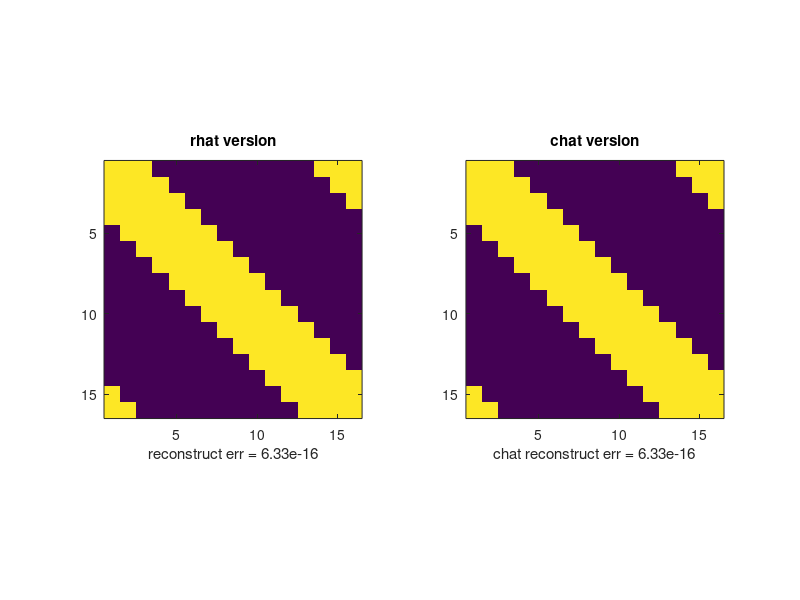
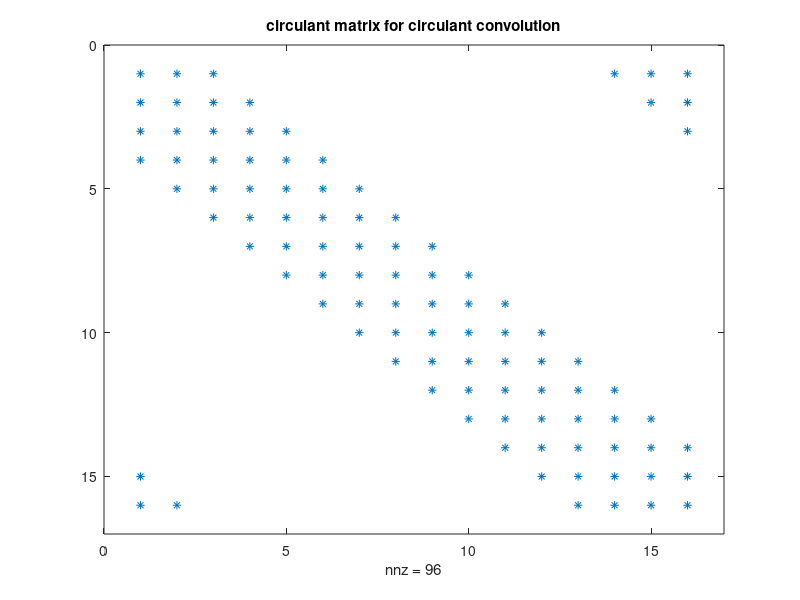
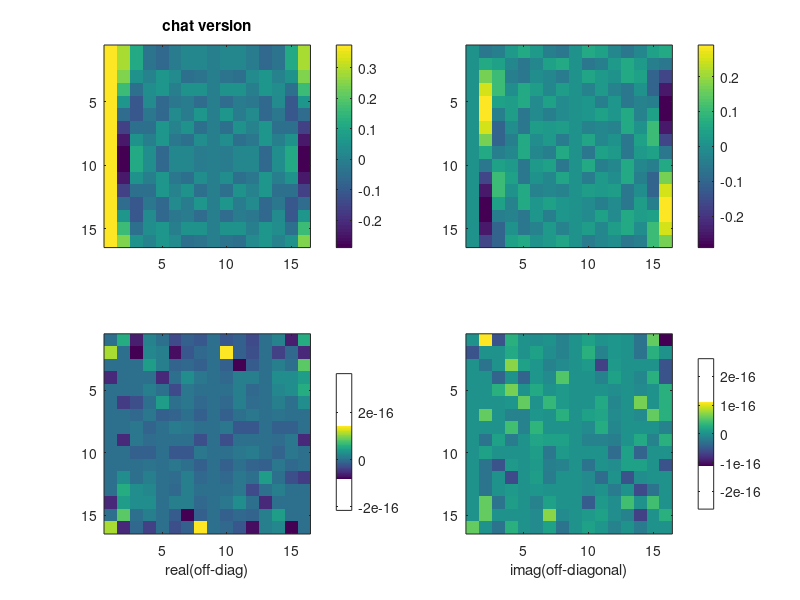
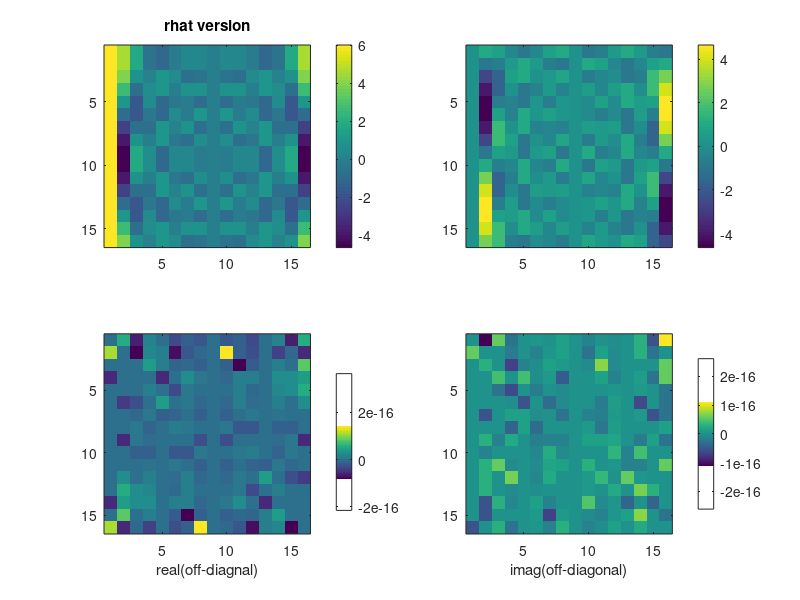

Source code (MATLAB) for these figures, in order:
% 
% demo_circulant_matrix_EVD.m 
% 
% the eigenvalue decomposition of a circulant matrix C 
% 
% the eigenvectors are F or Fi 
% C * F  = F * diag( rhat );   rhat = fft(r);  
% C * Fi = Fi * diag( chat );  chat = fft(c); 
% 
% chat = conj( rhat ) when C is real-valued 
% 

close all 
clear all 

fprintf('\n\n   %s began ...\n' , mfilename ) ;

n  = 16; 
kl = 3;
ku = 2; 

c = [ ones(1+kl,1); zeros(n-(kl+ku+1),1) ; ones(ku,1) ];  % leading column
r = [ ones(1+ku,1); zeros(n-(kl+ku+1),1) ; ones(kl,1) ];  % leading row 

rhat = fft(r) ;     % rhat = diag( Fi * C * F ) 

chat = fft(c) ;     % chat = diag( F * C * Fi ) 


%% ... fast reconstruct 

C  = toeplitz(c,r) ;       % explicit formation of the circulant matrix  

Tr = fft( diag(rhat) );
Tr = ifft( Tr.' ).' ;        % use [.'] for non-conjugate transpose 
er = norm(Tr-C,'fro') ; 

Tc = ifft( diag(chat) );
Tc = fft( Tc.' ).' ;         % use [.'] for non-conjugate transpose 
ec = norm(Tc-C,'fro'); 

%% ... display 
figure 
%
subplot(1,2,1) 
imagesc( Tr )
axis image 
title('rhat version')
xlabel(sprintf('reconstruct err = %.2e', er));
%
subplot(1,2,2)
imagesc( Tc )
axis image 
title('chat version')
xlabel(sprintf('chat reconstruct err = %.2e', ec));


%%% ... explicit factorization and slow reconstruct 


Fn   = fft( eye(n) );        % explicit formation of the Fourier transform 


CFi   = C * conj(Fn)/n ;              % column version: diagonalization 
FCFi  = Fn * CFi ; 

diff_chat = norm( chat - diag( FCFi), 'fro' ) ; % chat = F*C*Fi, C*Fi = Fi *chat ;    


CF   = C * Fn;                        % row version: diagonalization        
FiCF = conj(Fn) * CF/n;

diff_rhat = norm( rhat - diag( FiCF), 'fro' ) ; % rhat = Fi * C * F; C*F = F*rhat ; 

fprintf('\n   [diff-rhat, diff-chat] = [%0.2e, %0.02e ] \n\n', diff_rhat, diff_chat) ; 


%% ... display the diagonalzation process 

figure 
spy(C)
title('circulant matrix for circulant convolution')

%%
figure 
subplot(2,2,1)
imagesc ( real( CFi ) ) 
colorbar 
title('chat version')
subplot(2,2,2)
imagesc ( imag( CFi ) )
colorbar 
subplot(2,2,3) 
imagesc( real(FCFi - diag(diag(FCFi)) ));
xlabel('real(off-diag)') 
colorbar 
subplot(2,2,4) 
imagesc( imag(FCFi - diag(diag(FCFi)) )) 
xlabel('imag(off-diagonal)')
colorbar 

%% 
figure 
subplot(2,2,1)
imagesc ( real( CF ) ) 
colorbar 
title('rhat version')
subplot(2,2,2)
imagesc ( imag( CF ) )
colorbar 
subplot(2,2,3) 
imagesc( real(FiCF - diag(diag(FiCF)) ));
xlabel('real(off-diagnal)')
colorbar 
subplot(2,2,4) 
imagesc( imag(FiCF - diag(diag(FiCF)) )) 
xlabel('imag(off-diagonal)') 
colorbar 

fprintf('\n\n   %s ended \n\n' , mfilename ) ;

return 

%%
%% 
%% Xiaobai Sun 
%% 